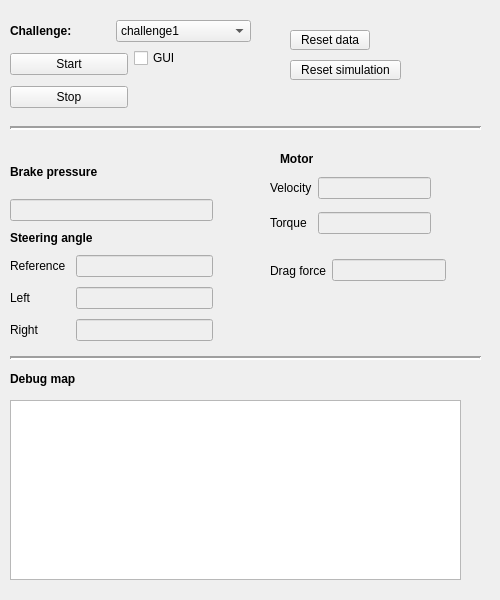
<?xml version="1.0" encoding="UTF-8"?>
<ui version="4.0">
 <class>Form</class>
 <widget class="QWidget" name="Form">
  <property name="geometry">
   <rect>
    <x>0</x>
    <y>0</y>
    <width>500</width>
    <height>600</height>
   </rect>
  </property>
  <property name="windowTitle">
   <string>EcocarSimControl</string>
  </property>
  <widget class="QPushButton" name="_reset_data">
   <property name="geometry">
    <rect>
     <x>290</x>
     <y>30</y>
     <width>80</width>
     <height>20</height>
    </rect>
   </property>
   <property name="text">
    <string>Reset data</string>
   </property>
  </widget>
  <widget class="QLabel" name="motor_debug_label">
   <property name="geometry">
    <rect>
     <x>280</x>
     <y>150</y>
     <width>101</width>
     <height>17</height>
    </rect>
   </property>
   <property name="font">
    <font>
     <weight>75</weight>
     <bold>true</bold>
    </font>
   </property>
   <property name="text">
    <string>Motor</string>
   </property>
  </widget>
  <widget class="Line" name="line">
   <property name="geometry">
    <rect>
     <x>10</x>
     <y>120</y>
     <width>471</width>
     <height>16</height>
    </rect>
   </property>
   <property name="autoFillBackground">
    <bool>false</bool>
   </property>
   <property name="frameShadow">
    <enum>QFrame::Sunken</enum>
   </property>
   <property name="lineWidth">
    <number>2</number>
   </property>
   <property name="midLineWidth">
    <number>0</number>
   </property>
   <property name="orientation">
    <enum>Qt::Horizontal</enum>
   </property>
  </widget>
  <widget class="QGraphicsView" name="graphicsView">
   <property name="geometry">
    <rect>
     <x>10</x>
     <y>400</y>
     <width>451</width>
     <height>180</height>
    </rect>
   </property>
  </widget>
  <widget class="QWidget" name="layoutWidget">
   <property name="geometry">
    <rect>
     <x>270</x>
     <y>170</y>
     <width>161</width>
     <height>71</height>
    </rect>
   </property>
   <layout class="QGridLayout" name="gridLayout">
    <item row="0" column="0">
     <widget class="QLabel" name="motor_omega_label">
      <property name="text">
       <string>Velocity</string>
      </property>
     </widget>
    </item>
    <item row="0" column="1">
     <widget class="QLineEdit" name="_motor_omega">
      <property name="enabled">
       <bool>false</bool>
      </property>
      <property name="text">
       <string/>
      </property>
     </widget>
    </item>
    <item row="1" column="0">
     <widget class="QLabel" name="motor_torque_label">
      <property name="text">
       <string>Torque</string>
      </property>
     </widget>
    </item>
    <item row="1" column="1">
     <widget class="QLineEdit" name="_motor_torque">
      <property name="enabled">
       <bool>false</bool>
      </property>
      <property name="text">
       <string/>
      </property>
     </widget>
    </item>
   </layout>
  </widget>
  <widget class="QWidget" name="layoutWidget">
   <property name="geometry">
    <rect>
     <x>270</x>
     <y>250</y>
     <width>176</width>
     <height>41</height>
    </rect>
   </property>
   <layout class="QHBoxLayout" name="horizontalLayout_3">
    <item>
     <widget class="QLabel" name="drag_force_label">
      <property name="text">
       <string>Drag force</string>
      </property>
     </widget>
    </item>
    <item>
     <widget class="QLineEdit" name="_drag_force">
      <property name="enabled">
       <bool>false</bool>
      </property>
      <property name="text">
       <string/>
      </property>
     </widget>
    </item>
   </layout>
  </widget>
  <widget class="QWidget" name="layoutWidget">
   <property name="geometry">
    <rect>
     <x>10</x>
     <y>20</y>
     <width>241</width>
     <height>95</height>
    </rect>
   </property>
   <layout class="QVBoxLayout" name="verticalLayout_2">
    <item>
     <layout class="QHBoxLayout" name="horizontalLayout_2">
      <item>
       <widget class="QLabel" name="label">
        <property name="font">
         <font>
          <weight>75</weight>
          <bold>true</bold>
         </font>
        </property>
        <property name="text">
         <string>Challenge:</string>
        </property>
       </widget>
      </item>
      <item>
       <widget class="QComboBox" name="_challenge_selector">
        <item>
         <property name="text">
          <string>challenge1</string>
         </property>
        </item>
        <item>
         <property name="text">
          <string>challenge1_london</string>
         </property>
        </item>
        <item>
         <property name="text">
          <string>challenge2</string>
         </property>
        </item>
        <item>
         <property name="text">
          <string>challenge3</string>
         </property>
        </item>
        <item>
         <property name="text">
          <string>challenge4</string>
         </property>
        </item>
       </widget>
      </item>
     </layout>
    </item>
    <item>
     <layout class="QHBoxLayout" name="horizontalLayout_4">
      <item>
       <layout class="QVBoxLayout" name="verticalLayout">
        <item>
         <widget class="QPushButton" name="_start">
          <property name="text">
           <string>Start</string>
          </property>
         </widget>
        </item>
        <item>
         <widget class="QPushButton" name="_stop">
          <property name="text">
           <string>Stop</string>
          </property>
         </widget>
        </item>
       </layout>
      </item>
      <item>
       <layout class="QVBoxLayout" name="verticalLayout_3">
        <item>
         <widget class="QCheckBox" name="_gui_checkbox">
          <property name="enabled">
           <bool>true</bool>
          </property>
          <property name="text">
           <string>GUI</string>
          </property>
          <property name="checked">
           <bool>false</bool>
          </property>
         </widget>
        </item>
        <item>
         <widget class="QLabel" name="_label">
          <property name="autoFillBackground">
           <bool>false</bool>
          </property>
          <property name="text">
           <string/>
          </property>
          <property name="alignment">
           <set>Qt::AlignCenter</set>
          </property>
         </widget>
        </item>
       </layout>
      </item>
     </layout>
    </item>
   </layout>
  </widget>
  <widget class="QPushButton" name="_reset_simulation">
   <property name="geometry">
    <rect>
     <x>290</x>
     <y>60</y>
     <width>111</width>
     <height>20</height>
    </rect>
   </property>
   <property name="text">
    <string>Reset simulation</string>
   </property>
  </widget>
  <widget class="Line" name="line_2">
   <property name="geometry">
    <rect>
     <x>10</x>
     <y>350</y>
     <width>471</width>
     <height>16</height>
    </rect>
   </property>
   <property name="autoFillBackground">
    <bool>false</bool>
   </property>
   <property name="frameShadow">
    <enum>QFrame::Sunken</enum>
   </property>
   <property name="lineWidth">
    <number>2</number>
   </property>
   <property name="midLineWidth">
    <number>0</number>
   </property>
   <property name="orientation">
    <enum>Qt::Horizontal</enum>
   </property>
  </widget>
  <widget class="QLabel" name="map_label">
   <property name="geometry">
    <rect>
     <x>10</x>
     <y>370</y>
     <width>197</width>
     <height>17</height>
    </rect>
   </property>
   <property name="font">
    <font>
     <weight>75</weight>
     <bold>true</bold>
    </font>
   </property>
   <property name="text">
    <string>Debug map</string>
   </property>
  </widget>
  <widget class="QWidget" name="layoutWidget">
   <property name="geometry">
    <rect>
     <x>10</x>
     <y>150</y>
     <width>203</width>
     <height>191</height>
    </rect>
   </property>
   <layout class="QVBoxLayout" name="verticalLayout_5">
    <property name="spacing">
     <number>10</number>
    </property>
    <item>
     <layout class="QHBoxLayout" name="horizontalLayout">
      <item>
       <layout class="QVBoxLayout" name="verticalLayout_7">
        <property name="spacing">
         <number>6</number>
        </property>
        <item>
         <widget class="QLabel" name="brake_pressure_label">
          <property name="font">
           <font>
            <weight>75</weight>
            <bold>true</bold>
           </font>
          </property>
          <property name="text">
           <string>Brake pressure</string>
          </property>
         </widget>
        </item>
        <item>
         <widget class="QLineEdit" name="_brake_pressure">
          <property name="enabled">
           <bool>false</bool>
          </property>
          <property name="sizePolicy">
           <sizepolicy hsizetype="Expanding" vsizetype="Fixed">
            <horstretch>0</horstretch>
            <verstretch>0</verstretch>
           </sizepolicy>
          </property>
         </widget>
        </item>
       </layout>
      </item>
     </layout>
    </item>
    <item>
     <layout class="QVBoxLayout" name="verticalLayout_4">
      <item>
       <layout class="QVBoxLayout" name="verticalLayout_6">
        <item>
         <widget class="QLabel" name="steering_angle_label">
          <property name="font">
           <font>
            <weight>75</weight>
            <bold>true</bold>
           </font>
          </property>
          <property name="text">
           <string>Steering angle</string>
          </property>
         </widget>
        </item>
        <item>
         <layout class="QGridLayout" name="gridLayout_2">
          <item row="0" column="0">
           <widget class="QLabel" name="steering_angle_reference_label">
            <property name="text">
             <string>Reference</string>
            </property>
           </widget>
          </item>
          <item row="0" column="1">
           <widget class="QLineEdit" name="_steering_angle_cmd">
            <property name="enabled">
             <bool>false</bool>
            </property>
           </widget>
          </item>
          <item row="1" column="0">
           <widget class="QLabel" name="steering_angle_left_label">
            <property name="text">
             <string>Left</string>
            </property>
           </widget>
          </item>
          <item row="1" column="1">
           <widget class="QLineEdit" name="_steering_angle_left">
            <property name="enabled">
             <bool>false</bool>
            </property>
           </widget>
          </item>
          <item row="2" column="0">
           <widget class="QLabel" name="steering_angle_right_label">
            <property name="text">
             <string>Right</string>
            </property>
           </widget>
          </item>
          <item row="2" column="1">
           <widget class="QLineEdit" name="_steering_angle_right">
            <property name="enabled">
             <bool>false</bool>
            </property>
           </widget>
          </item>
         </layout>
        </item>
       </layout>
      </item>
     </layout>
    </item>
   </layout>
  </widget>
 </widget>
 <resources/>
 <connections/>
</ui>
